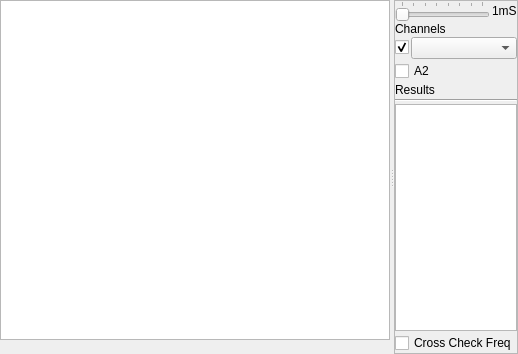
<?xml version="1.0" encoding="UTF-8"?>
<ui version="4.0">
 <class>Form</class>
 <widget class="QWidget" name="Form">
  <property name="geometry">
   <rect>
    <x>0</x>
    <y>0</y>
    <width>518</width>
    <height>354</height>
   </rect>
  </property>
  <property name="windowTitle">
   <string>Form</string>
  </property>
  <layout class="QHBoxLayout" name="horizontalLayout">
   <property name="spacing">
    <number>1</number>
   </property>
   <property name="leftMargin">
    <number>0</number>
   </property>
   <property name="topMargin">
    <number>0</number>
   </property>
   <property name="rightMargin">
    <number>0</number>
   </property>
   <property name="bottomMargin">
    <number>0</number>
   </property>
   <item>
    <widget class="QSplitter" name="splitter">
     <property name="orientation">
      <enum>Qt::Horizontal</enum>
     </property>
     <widget class="QFrame" name="frame_2">
      <property name="sizePolicy">
       <sizepolicy hsizetype="Preferred" vsizetype="Preferred">
        <horstretch>90</horstretch>
        <verstretch>0</verstretch>
       </sizepolicy>
      </property>
      <property name="frameShape">
       <enum>QFrame::NoFrame</enum>
      </property>
      <property name="frameShadow">
       <enum>QFrame::Raised</enum>
      </property>
      <layout class="QVBoxLayout" name="verticalLayout">
       <property name="spacing">
        <number>0</number>
       </property>
       <property name="leftMargin">
        <number>0</number>
       </property>
       <property name="topMargin">
        <number>0</number>
       </property>
       <property name="rightMargin">
        <number>0</number>
       </property>
       <property name="bottomMargin">
        <number>0</number>
       </property>
       <item>
        <widget class="PlotWidget" name="plot"/>
       </item>
       <item>
        <widget class="QLabel" name="message">
         <property name="styleSheet">
          <string notr="true">color: rgb(239, 41, 41);
font: 57 12pt &quot;Ubuntu&quot;;</string>
         </property>
         <property name="text">
          <string/>
         </property>
        </widget>
       </item>
      </layout>
     </widget>
     <widget class="QFrame" name="frame">
      <property name="sizePolicy">
       <sizepolicy hsizetype="Preferred" vsizetype="Preferred">
        <horstretch>10</horstretch>
        <verstretch>0</verstretch>
       </sizepolicy>
      </property>
      <property name="frameShape">
       <enum>QFrame::StyledPanel</enum>
      </property>
      <property name="frameShadow">
       <enum>QFrame::Raised</enum>
      </property>
      <layout class="QVBoxLayout" name="verticalLayout_2" stretch="0,0,0,0,10,0">
       <property name="spacing">
        <number>2</number>
       </property>
       <property name="leftMargin">
        <number>0</number>
       </property>
       <property name="topMargin">
        <number>0</number>
       </property>
       <property name="rightMargin">
        <number>0</number>
       </property>
       <property name="bottomMargin">
        <number>0</number>
       </property>
       <item>
        <layout class="QGridLayout" name="gridLayout" columnstretch="0,0,10">
         <property name="verticalSpacing">
          <number>1</number>
         </property>
         <item row="2" column="0">
          <widget class="QCheckBox" name="A1Enabled">
           <property name="text">
            <string/>
           </property>
           <property name="checked">
            <bool>true</bool>
           </property>
          </widget>
         </item>
         <item row="2" column="1" colspan="2">
          <widget class="QComboBox" name="A1Box"/>
         </item>
         <item row="1" column="0" colspan="3">
          <widget class="QLabel" name="label_2">
           <property name="sizePolicy">
            <sizepolicy hsizetype="Preferred" vsizetype="Maximum">
             <horstretch>0</horstretch>
             <verstretch>0</verstretch>
            </sizepolicy>
           </property>
           <property name="text">
            <string>Channels</string>
           </property>
          </widget>
         </item>
         <item row="0" column="0" colspan="3">
          <widget class="QFrame" name="frame_3">
           <property name="frameShape">
            <enum>QFrame::NoFrame</enum>
           </property>
           <property name="frameShadow">
            <enum>QFrame::Raised</enum>
           </property>
           <layout class="QHBoxLayout" name="horizontalLayout_2">
            <property name="spacing">
             <number>2</number>
            </property>
            <property name="leftMargin">
             <number>0</number>
            </property>
            <property name="topMargin">
             <number>0</number>
            </property>
            <property name="rightMargin">
             <number>0</number>
            </property>
            <property name="bottomMargin">
             <number>0</number>
            </property>
            <item>
             <widget class="QSlider" name="timebaseSlider">
              <property name="maximum">
               <number>7</number>
              </property>
              <property name="orientation">
               <enum>Qt::Horizontal</enum>
              </property>
              <property name="tickPosition">
               <enum>QSlider::TicksAbove</enum>
              </property>
             </widget>
            </item>
            <item>
             <widget class="QLabel" name="timebaseLabel">
              <property name="text">
               <string>1mS</string>
              </property>
             </widget>
            </item>
           </layout>
          </widget>
         </item>
        </layout>
       </item>
       <item>
        <widget class="QCheckBox" name="A2Box">
         <property name="text">
          <string>A2</string>
         </property>
        </widget>
       </item>
       <item>
        <widget class="QLabel" name="label">
         <property name="sizePolicy">
          <sizepolicy hsizetype="Preferred" vsizetype="Maximum">
           <horstretch>0</horstretch>
           <verstretch>0</verstretch>
          </sizepolicy>
         </property>
         <property name="text">
          <string>Results</string>
         </property>
        </widget>
       </item>
       <item>
        <widget class="Line" name="line">
         <property name="orientation">
          <enum>Qt::Horizontal</enum>
         </property>
        </widget>
       </item>
       <item>
        <layout class="QVBoxLayout" name="resultsLayout">
         <item>
          <widget class="QListWidget" name="list"/>
         </item>
        </layout>
       </item>
       <item>
        <widget class="QCheckBox" name="freqCheckBox">
         <property name="text">
          <string>Cross Check Freq</string>
         </property>
        </widget>
       </item>
      </layout>
     </widget>
    </widget>
   </item>
  </layout>
 </widget>
 <customwidgets>
  <customwidget>
   <class>PlotWidget</class>
   <extends>QGraphicsView</extends>
   <header location="global">pyqtgraph</header>
  </customwidget>
 </customwidgets>
 <resources/>
 <connections>
  <connection>
   <sender>list</sender>
   <signal>currentRowChanged(int)</signal>
   <receiver>Form</receiver>
   <slot>changeParameter(int)</slot>
   <hints>
    <hint type="sourcelabel">
     <x>437</x>
     <y>203</y>
    </hint>
    <hint type="destinationlabel">
     <x>527</x>
     <y>211</y>
    </hint>
   </hints>
  </connection>
  <connection>
   <sender>A1Box</sender>
   <signal>currentTextChanged(QString)</signal>
   <receiver>Form</receiver>
   <slot>changeChannel(QString)</slot>
   <hints>
    <hint type="sourcelabel">
     <x>484</x>
     <y>33</y>
    </hint>
    <hint type="destinationlabel">
     <x>522</x>
     <y>31</y>
    </hint>
   </hints>
  </connection>
  <connection>
   <sender>timebaseSlider</sender>
   <signal>valueChanged(int)</signal>
   <receiver>Form</receiver>
   <slot>timebaseChanged(int)</slot>
   <hints>
    <hint type="sourcelabel">
     <x>464</x>
     <y>56</y>
    </hint>
    <hint type="destinationlabel">
     <x>525</x>
     <y>64</y>
    </hint>
   </hints>
  </connection>
 </connections>
 <slots>
  <slot>changeParameter(int)</slot>
  <slot>changeChannel(QString)</slot>
  <slot>timebaseChanged(int)</slot>
 </slots>
</ui>
